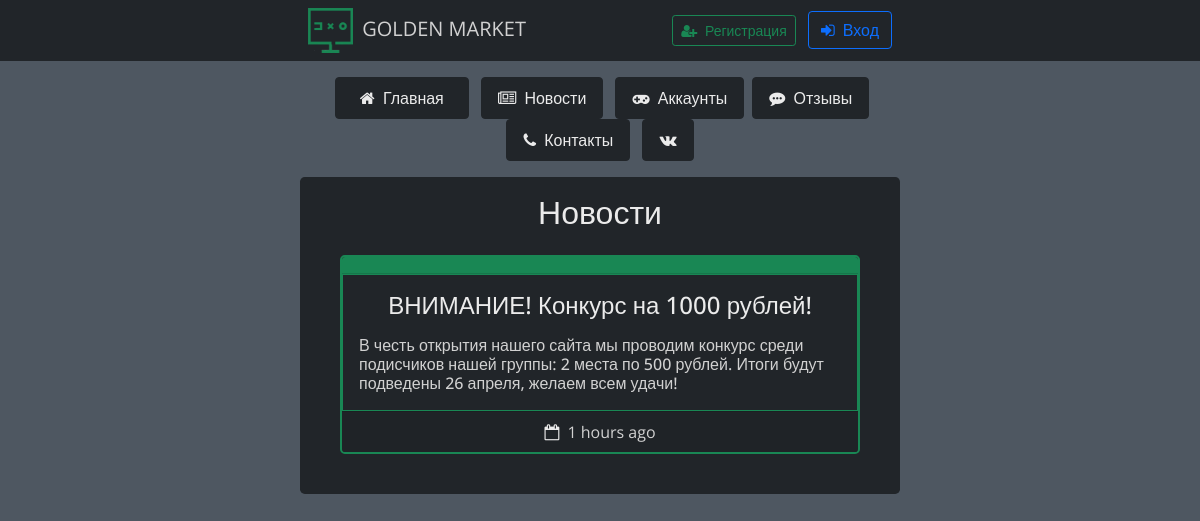
Page /news on the committed database.
### data/news.py (models this page shows)
class News(SqlAlchemyBase, UserMixin):  # таблица новостей
    __tablename__ = 'news'
    id = sqlalchemy.Column(sqlalchemy.Integer,
                           primary_key=True, autoincrement=True)
    title = sqlalchemy.Column(sqlalchemy.String, nullable=True)
    content = sqlalchemy.Column(sqlalchemy.String, nullable=True)
    created_date = sqlalchemy.Column(sqlalchemy.DateTime,
                                     default=datetime.datetime.now().date())
    user_id = sqlalchemy.Column(sqlalchemy.Integer,
                                sqlalchemy.ForeignKey("users.id"))
    user = orm.relation('User')

### main.py (the view)
@app.route('/news', methods=['GET', 'POST'])  # страница новостей
def news():
    global edit_mode
    db_sess = db_session.create_session()
    all_news = db_sess.query(News)  # получение таблицы новостей из базы данных
    arr = []  # список для новостей
    for item in all_news:
        delta = datetime.datetime.now() - item.created_date
        if delta.days != 0:
            arr.append([item.title, item.content, delta.days, 'days', item.id])
        elif int(str(delta).split()[0].split(':')[0]) != 0:
            arr.append(
                [item.title, item.content, int(str(delta).split()[0].split(':')[0]), 'hours',
                 item.id])
        elif int(str(delta).split()[0].split(':')[1]) != 0:
            arr.append([item.title, item.content,
                        int(str(delta).split()[0].split(':')[1]), 'minutes', item.id])
        else:
            arr.append([item.title, item.content,
                        '', 'a few seconds', item.id])
    if current_user.is_authenticated:
        return render_template('news.html', title='Новости', news=arr[::-1],
                               photo='/'.join(current_user.photo.split('/')[1:]),
                               edit_mode=edit_mode,
                               ADMINS=ADMINS,
                               is_photo=current_user.is_photo)
    return render_template('news.html', title='Новости', news=arr[::-1])

### data/db_session.py (called while the page is built)
def create_session() -> Session:
    global __factory
    return __factory()

### templates/news.html (shortened to what this page needs)
{% extends "base.html" %}
{% block content %}
<div class="container w-50 bg-dark rounded-3 mt-3 p-3 text-center">
    <h2 class="mb-3 simple-btn">Новости</h2>
    {% if news %}
    {% for item in news %}
    <div class="card text-center m-4 bg-dark rounded-3 border-success border-2">
        {% if edit_mode %}
        <div class="card-header bg-success p-1 d-flex justify-content-end">
            <div class="d-flex mx-auto">
                <a href="/edit_news/{{ item[4] }}" class="my-auto">
                    <button type="button" class="btn-sm btn-warning me-1">
                        <i class="fa fa-pencil fa-1x text-black" aria-hidden="true"></i>
                    </button>
                </a>
                <a href="/delete_news/{{ item[4] }}" class="my-auto">
                    <button type="button" class="btn-sm btn-danger ms-1 me-2">
                        <i class="fa fa-trash-o fa-1x simple-btn" aria-hidden="true"></i>
                    </button>
                </a>
            </div>
        </div>
        {% else %}
        <div class="card-header bg-success"></div>
        {% endif %}
        <div class="card-body border border-success">
            <h4 class="card-title mb-3 simple-btn">{{ item[0] }}</h4>
            <h6 class="card-text mx-auto text-start">{{ item[1] }}</h6>
        </div>
        <div class="card-footer">
            <i class="fa fa-calendar-o fa-1x simple-btn me-1" aria-hidden="true"></i> {{ item[2] }}
            {{ item[3] }} ago
        </div>
    </div>
    {% endfor %}
    {% else %}
    <h4 class="my-5">Здесь пока пусто, приходи завтра</h4>
    {% endif%}
</div>
{% endblock %}

### templates/base.html (style rules this page uses)
* { font-family: 'Open Sans', sans-serif; color: #d1d1d1; }
body { background-color: #4e5761; }
.simple-btn { color: #ebebeb !important; }

### rows in the picture
News: title "ВНИМАНИЕ! Конкурс на 1000 рублей!", content "В честь открытия нашего сайта мы проводим конкурс среди подисчиков нашей группы: 2 места по 500 рублей. Итоги будут подведены 26 апреля, желаем всем удачи!", item "1", item "hours"
